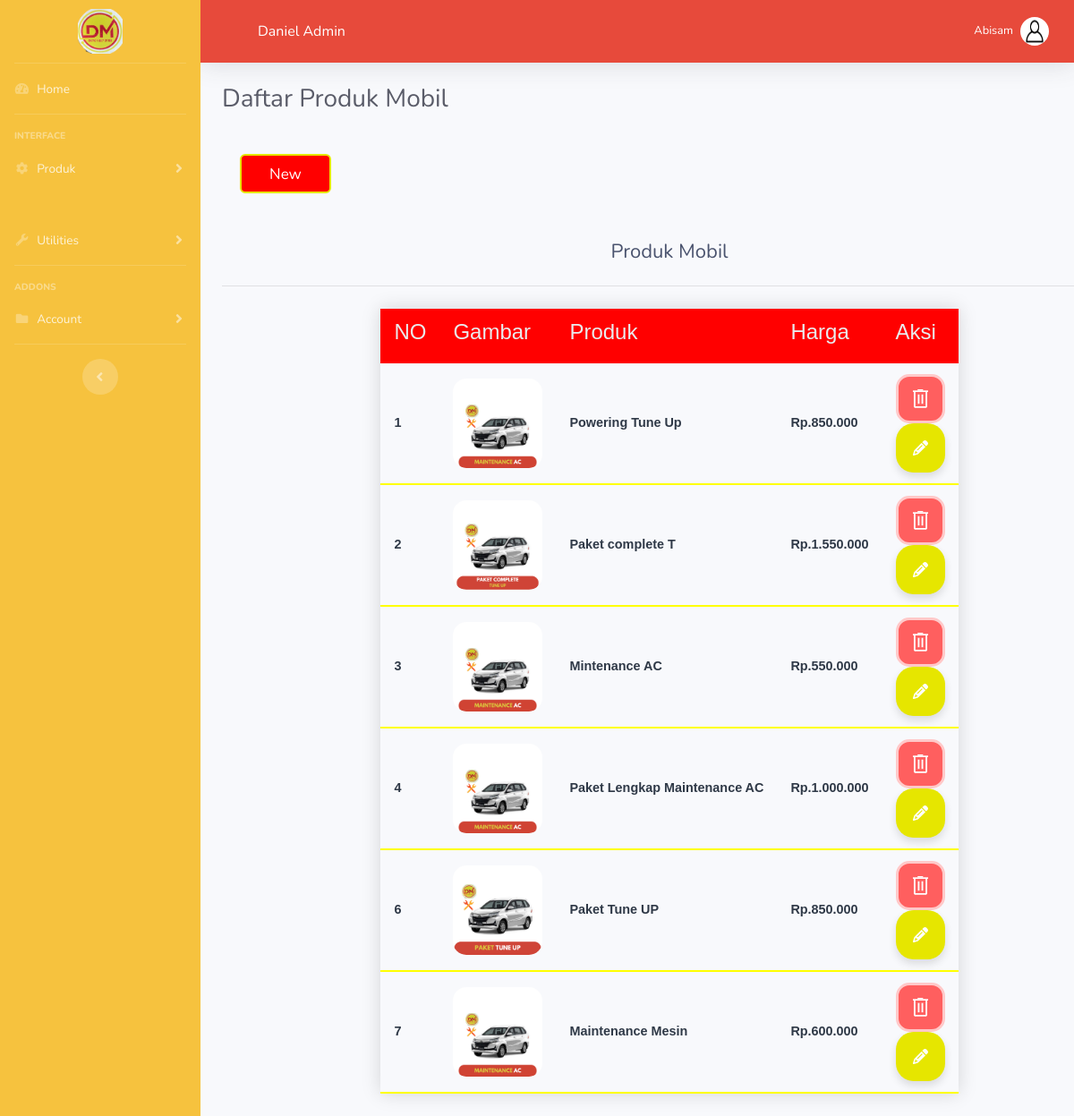
/adminDM/produkmobil.php (signed in), run on the app's committed database.
### tables this page shows
CREATE TABLE `tblprodukmobil` (
  `id` int(100) NOT NULL,
  `gambar` varchar(100) NOT NULL,
  `produk` varchar(100) NOT NULL,
  `harga` varchar(100) NOT NULL
);

### adminDM/produkmobil.php (the view, shortened to what this page needs)
<!DOCTYPE html>
<html lang="en">
<head>
    <link href="vendor/fontawesome-free/css/all.min.css" rel="stylesheet" type="text/css">
    <link href="css/sb-admin-2.min.css" rel="stylesheet">
</head>
<body id="page-top">
    <div id="wrapper">
         <ul class="navbar-nav bg-warning sidebar sidebar-dark accordion" id="accordionSidebar">
            <a class="sidebar-brand d-flex align-items-center justify-content-center" href="index.html">
                <div class="sidebar-brand-icon">
                <img width="50px;" height="50px;" src="/bengkel/logodanielmotor.jpg" />
                </div>
            </a>
            <hr class="sidebar-divider my-0">
            <li class="nav-item">
                <a class="nav-link" href="home.php">
                    <i class="fas fa-fw fa-tachometer-alt"></i>
                    <span>Home</span></a>
            </li>
            <hr class="sidebar-divider">
            <div class="sidebar-heading">
                Interface
            </div>
        <li class="nav-item">
            <a class="nav-link collapsed" href="#" data-toggle="collapse" data-target="#collapseTwo"
                aria-expanded="true" aria-controls="collapseTwo">
                <i class="fas fa-fw fa-cog"></i>
                <span>Produk</span>
            </a>
        </li>
            <li class="nav-item">
                <a class="nav-link collapsed" href="#" data-toggle="collapse" data-target="#collapseUtilities"
                    aria-expanded="true" aria-controls="collapseUtilities">
                    <i class="fas fa-fw fa-wrench"></i>
                    <span>Utilities</span>
                </a>
            </li>
            <hr class="sidebar-divider">
            <div class="sidebar-heading">
                Addons
            </div>
            <li class="nav-item">
                <a class="nav-link collapsed" href="#" data-toggle="collapse" data-target="#collapsePages"
                    aria-expanded="true" aria-controls="collapsePages">
                    <i class="fas fa-fw fa-folder"></i>
                    <span>Account</span>
                </a>
            </li>
            <hr class="sidebar-divider d-none d-md-block">
            <div class="text-center d-none d-md-inline">
                <button class="rounded-circle border-0" id="sidebarToggle"></button>
            </div>
        </ul>
        <div id="content-wrapper" class="d-flex flex-column">
            <div id="content">
                <nav class="navbar navbar-expand navbar-light bg-danger topbar mb-4 static-top shadow">
                    <div class="sidebar-brand-text mx-5 text-white">Daniel Admin</div>
                    <ul class="navbar-nav ml-auto bg-danger">
                        <li class="nav-item dropdown no-arrow">
                            <a class="nav-link dropdown-toggle" href="#" id="userDropdown" role="button"
                                data-toggle="dropdown" aria-haspopup="true" aria-expanded="false">
                                <span class="mr-2 d-none d-lg-inline text-white small"> <?=$_SESSION['name']?></span>
                                <img class="img-profile rounded-circle"
                                    src="/bengkel/person.jpg">
                            </a>
                        </li>
                    </ul>
                </nav>
                                <div class="container-fluid">
<h1 class="h3 mb-4 text-gray-800">Daftar Produk Mobil</h1>
<a class="bttn" href="tambahproduk_mobil.php" style="color: white;">New</a>
    <link href="css/produk.css" rel="stylesheet">
    <link rel="stylesheet" href="css/button1.css">
<center>
<div class="content">
    <h2>Produk Mobil</h2>
    <table class="styled-table">
    <thead>
<tr>
    <th><h4>NO</h4></th>
    <th><h4>Gambar</h4></th>
    <th><h4>Produk</h4></th>
    <th><h4>Harga</h4></th>
    <th colspan="2"><h4>Aksi</h4></th>
</tr>
</thead>
<?php include "koneksi.php";
    $sql="SELECT * FROM tblprodukmobil";
    $query=mysqli_query($conn,$sql);
    if (mysqli_num_rows($query) > 0) {
    while($row=mysqli_fetch_array($query)){
?>
<tbody>
<tr class="active-row">
    <td><?php echo $row["id"];?></td>
    <td><img width="100" style="border-radius:15px" src="/bengkel/gambar/<?php echo $row["gambar"];?>"></td>
    <td><?php echo $row["produk"];?></td>
    <td><?php echo $row["harga"];?></td>
    <td colspan="2">
    <a href="hapusproduk_mobil.php?id=<?php echo $row["id"];?>" onclick="return confirm('Are you sure you want to delete this item?');">
    <button class="bin-button">
        <svg
        class="bin-top"
        viewBox="0 0 39 7"
        fill="none"
        xmlns="http://www.w3.org/2000/svg"
        >
        <line y1="5" x2="39" y2="5" stroke="white" stroke-width="4"></line>
        <line
        x1="12"
        y1="1.5"
        x2="26.0357"
        y2="1.5"
        stroke="white"
        stroke-width="3"
        ></line>
        </svg>
        </button>
        </a>
        <a href="editproduk_mobil.php?id=<?php echo $row["id"];?>">
        <button class="editBtn">
        </button>
        </a>
        </td>
</tr>
</tbody>
<?php
}
}
?>
</center>
</div>
</div>
</div>

### adminDM/css/produk.css (style rules this page uses)
.styled-table { border-collapse: collapse; margin: 25px 0; font-size: 0.9em; font-family: sans-serif; min-width: 450px; box-shadow: 0 0 20px rgba(0, 0, 0, 0.15); }
.styled-table thead tr { background-color: red; color: #ffffff; text-align: left; }
.styled-table th, .styled-table td { padding: 12px 15px; }
.styled-table th { color: #eaebed; }
.styled-table tbody tr { border-bottom: 1px solid #dddddd; }
.styled-table tbody tr:last-of-type { border-bottom: 2px solid hsl(60, 100%, 50%); }
.styled-table tbody tr.active-row { font-weight: bold; color: #2f3947; }
.content { width: 1000px; margin: 0 auto; }
.content h2 { margin: 0; padding: 25px 0; font-size: 22px; border-bottom: 1px solid #e0e0e3; color: #4a536e; }

### adminDM/css/button1.css (style rules this page uses)
.bin-button { display: flex; flex-direction: column; align-items: center; justify-content: center; width: 55px; height: 55px; border-radius: 15px; background-color: rgb(255, 95, 95); cursor: pointer; border: 3px solid rgb(255, 201, 201); transition-duration: 0.3s; }
.bin-bottom { width: 15px; }
.bin-top { width: 17px; transform-origin: right; transition-duration: 0.3s; }
.editBtn { width: 55px; height: 55px; border-radius: 20px; border: none; background-color: #e6e600; display: flex; align-items: center; justify-content: center; box-shadow: 0px 5px 10px rgba(0, 0, 0, 0.123); cursor: pointer; position: relative; overflow: hidden; transition: all 0.3s; }
.editBtn::before { content: ""; width: 200%; height: 200%; background-color:rgb(255, 95, 95); position: absolute; z-index: 1; transform: scale(0); transition: all 0.3s; border-radius: 50%; filter: blur(10px); }
.editBtn svg { height: 17px; fill: white; z-index: 3; transition: all 0.2s; transform-origin: bottom; }
.editBtn::after { content: ""; width: 25px; height: 1.5px; position: absolute; bottom: 19px; left: -5px; background-color: white; border-radius: 2px; z-index: 2; transform: scaleX(0); transform-origin: left; transition: transform 0.5s ease-out; }
.bttn { --color: #e6e600; text-align: center; text-decoration: none; color: white; background-color: red; font-family: inherit; display: inline-block; width: 6em; height: 2.6em; line-height: 2.5em; overflow: hidden; cursor: pointer; margin: 20px; font-size: 17px; z-index: 1; color: var(--color); border: 2px solid var(--color); border-radius: 6px; position: relative; }
.bttn::before { color: white; text-align: center; text-decoration: none; position: absolute; background-color: red; content: ""; background: var(--color); width: 150px; height: 200px; z-index: -1; border-radius: 50%; }
.bttn:before { top: 100%; left: 100%; transition: 0.3s all; }

### data on the page
tblprodukmobil: id "1", gambar (picture), produk "Powering Tune Up", harga "Rp.850.000"
tblprodukmobil: id "2", gambar (picture), produk "Paket complete T", harga "Rp.1.550.000"
tblprodukmobil: id "3", gambar (picture), produk "Mintenance AC", harga "Rp.550.000"
tblprodukmobil: id "4", gambar (picture), produk "Paket Lengkap Maintenance AC", harga "Rp.1.000.000"
tblprodukmobil: id "6", gambar (picture), produk "Paket Tune UP", harga "Rp.850.000"
tblprodukmobil: id "7", gambar (picture), produk "Maintenance Mesin", harga "Rp.600.000"

### other printed values
$_SESSION['name'] "Abisam"
